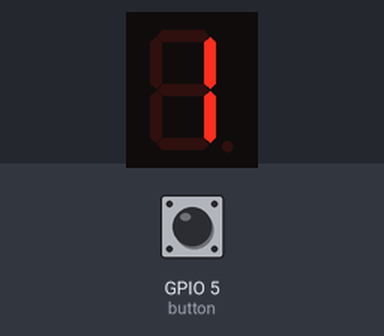
Recording of a program running on a simulated Raspberry Pi (BCM pin numbers). Shown: 1-digit seven-segment display. The inputs (shaded band) are chosen by the test bench; at power-on: GPIO 5 (button) HIGH. The four BCD pins are drawn as the digit their decoder shows (first pin = lowest bit); what the program prints to the terminal is not drawn.

Above: at 1.2 s.
1.3 s: GPIO 5 (button) pulled LOW for 0.15 s
At 2.4 s:
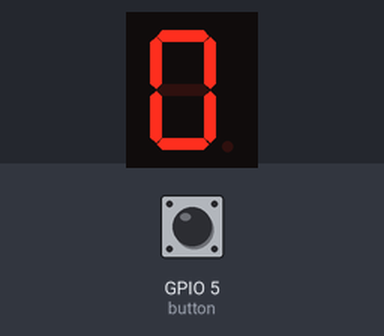
4.4 s: GPIO 5 (button) pulled LOW for 1 s
At 11.8 s:
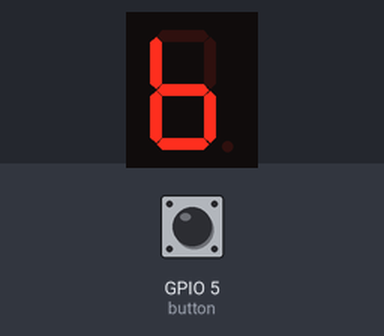
Timing chart, 0 to 13.3 s (numbered marks = the images above; inputs shaded):
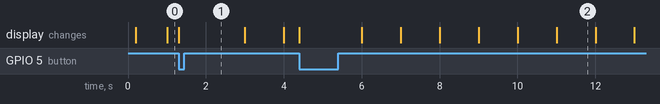

The program:

BCD7SegmentDisplay.py
```python
# (licence header left out)
# Imports
import RPi.GPIO as GPIO
from time import sleep


# Pin Definitions
button =  5  # momentary push button, fires interrupt service routine
bcdA   = 22  # binary coded decimal (BCD) least significant bit (LSB) for 74LS47 A input pin
bcdB   = 23
bcdC   = 24
bcdD   = 25  # binary coded decimal (BCD) most significant bit (MSB) for 74LS47 D input pin


# Global Variables
count = 0  # display counter


# Functions

# Reads a bit of a number
def bitRead(value, bit):
   return value & (1 << bit)  # shift mask to bit position and AND to value

# Resets counter and display to 0
def resetCount(button):
   global count     # declare count as global variable
   count = 0        # reset counter
   displayWrite(0)  # reset display

# Writes value to display using binary coded decimal
def displayWrite(value):
   GPIO.output(bcdA, bitRead(value, 0))  # BCD LSB
   GPIO.output(bcdB, bitRead(value, 1))
   GPIO.output(bcdC, bitRead(value, 2))
   GPIO.output(bcdD, bitRead(value, 3))  # BCD MSB


# Main

# Pin configuration
GPIO.setmode(GPIO.BCM)                                 # use BCM pin numbering
GPIO.setup(button, GPIO.IN, pull_up_down=GPIO.PUD_UP)  # utilize microprocessor's internal pull-up resistor
GPIO.setup(bcdA, GPIO.OUT)
GPIO.setup(bcdB, GPIO.OUT)
GPIO.setup(bcdC, GPIO.OUT)
GPIO.setup(bcdD, GPIO.OUT)

# Initialize interrupt service routine
# Calls resetCount() function when button is pressed,
# i.e., the button pin value falls from high to low.
GPIO.add_event_detect(button, GPIO.FALLING, callback=resetCount, bouncetime=250)

# Display count on 7-segment display
print("Press CTRL-C to exit.")
try:
   while True:
      displayWrite(count)        # update display
      count += 1                 # increment counter
      if count == 10: count = 0  # reset to 0 if count exceeds 9
      sleep(1)                   # wait one second

# Cleanup
finally:           # exit cleanly when CTRL+C is pressed
   GPIO.cleanup()  # release all GPIO resources
   print("\nCompleted cleanup of GPIO resources.")
```

Measured:
- what the display in image 2 shows lasts 1.0 s, from 11.0 s to 12.0 s
